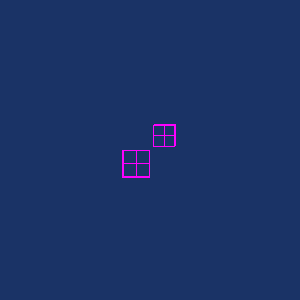

Here is the Python script that generated this plot:
#!/usr/bin/env python
# Demonstrate vtkPointHandleRepresentation3D PlaceWidget with translation mode changes.

import vtkmodules.vtkInteractionStyle  # noqa: F401
import vtkmodules.vtkRenderingFreeType  # noqa: F401
import vtkmodules.vtkRenderingOpenGL2  # noqa: F401

from vtkmodules.vtkInteractionWidgets import (
    vtkPointHandleRepresentation3D,
    vtkSeedRepresentation,
    vtkSeedWidget,
)
from vtkmodules.vtkRenderingCore import (
    vtkRenderWindow,
    vtkRenderWindowInteractor,
    vtkRenderer,
)

# Renderer
renderer = vtkRenderer()
renderer.SetBackground(0.1, 0.2, 0.4)

# Render window
render_window = vtkRenderWindow()
render_window.AddRenderer(renderer)
render_window.SetWindowName("point handle representation3d")
render_window.SetMultiSamples(0)
render_window.SetSize(300, 300)

# Interactor
interactor = vtkRenderWindowInteractor()
interactor.SetRenderWindow(render_window)

# Widget
handle_rep = vtkPointHandleRepresentation3D()
handle_rep.AllOn()
handle_rep.GetProperty().SetColor(1.0, 0.0, 1.0)

seed_rep = vtkSeedRepresentation()
seed_rep.SetHandleRepresentation(handle_rep)

seed_widget = vtkSeedWidget()
seed_widget.SetRepresentation(seed_rep)
seed_widget.SetInteractor(interactor)
seed_widget.On()
seed_widget.ProcessEventsOff()

# Place two handles with different translation modes
bounds_1 = [0, 0.05, 0, 0.05, 0, 0.05]
bounds_2 = [-0.05, 0, -0.05, 0, -0.05, 0]

# First handle: default translation mode
handle_1 = seed_widget.CreateNewHandle()
handle_1.SetEnabled(1)
rep_1 = handle_1.GetRepresentation()
rep_1.PlaceWidget(bounds_1)

# Second handle: translation mode off
handle_2 = seed_widget.CreateNewHandle()
handle_2.SetEnabled(1)
rep_2 = handle_2.GetRepresentation()
rep_2.TranslationModeOff()
rep_2.PlaceWidget(bounds_2)

interactor.Initialize()
interactor.Start()
